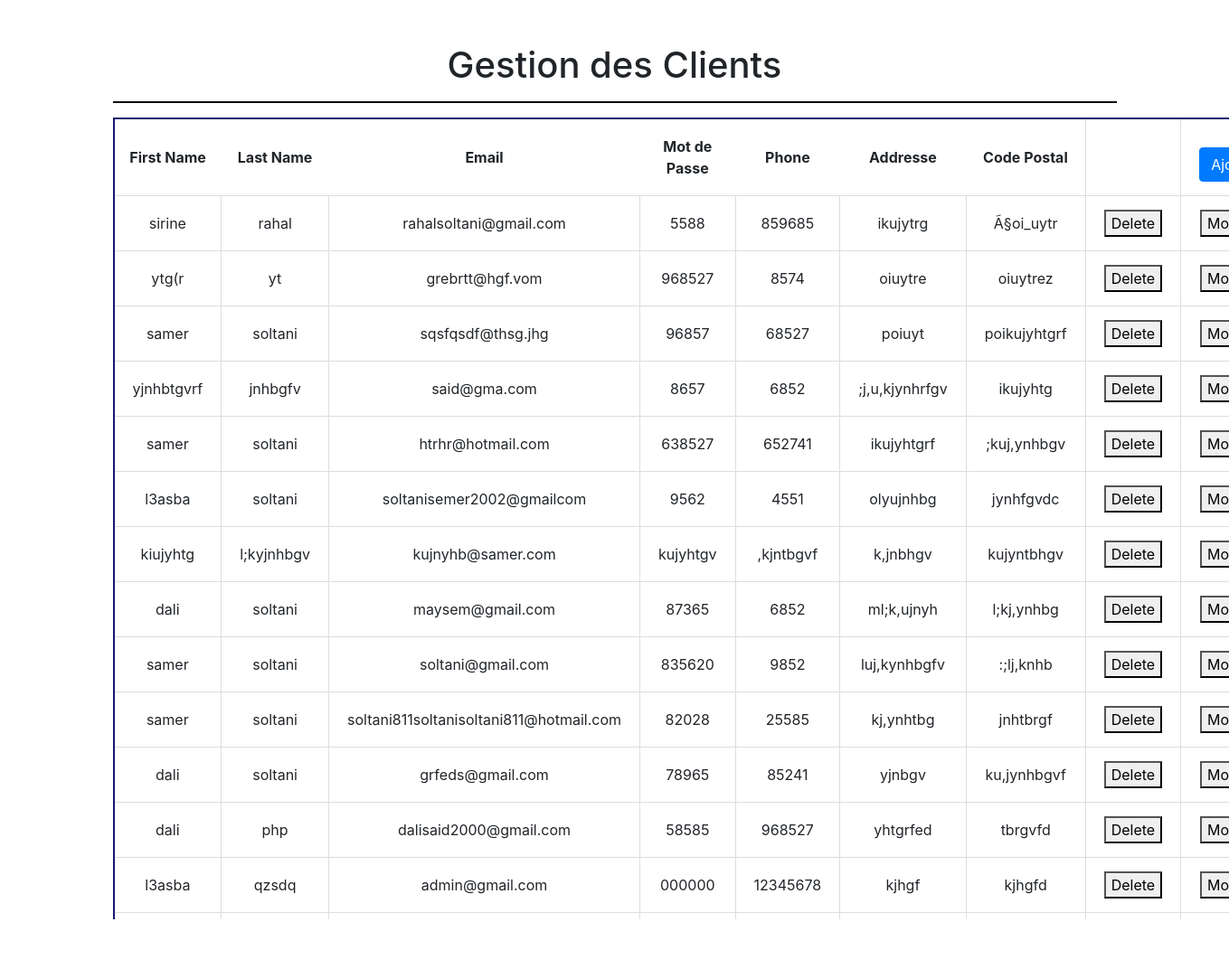
The page /client.php on the database its author committed.
### tables this page shows
CREATE TABLE IF NOT EXISTS `users` (
  `firstname` varchar(100) NOT NULL,
  `lastname` varchar(100) NOT NULL,
  `email` varchar(100) NOT NULL,
  `motdepasse` varchar(100) NOT NULL,
  `phone` varchar(100) NOT NULL,
  `addresse` varchar(100) NOT NULL,
  `codepostal` varchar(100) NOT NULL
);

### inc/utilisateur.inc.php (the view, shortened to what this page needs)
<?php
class utilisateur {
    public function getuser($pdo){
        $stmt = $pdo->prepare("SELECT * FROM users");
        $stmt->execute();
        echo '<table class="tab">';
      echo'<tr>';
      echo'<th>First Name</th>';
      echo'<th>Last Name</th>';
      echo'<th>Email</th>';
      echo'<th>Mot de Passe</th>';
      echo'<th>Phone</th>';
      echo'<th>Addresse</th>';
      echo'<th>Code Postal</th>';
      echo '<td></td>';
      echo'<td>     <div class="text-right mt-3">
     <a href="ajouter_client.php"><button class="btn btn-primary" name="btn">Ajouter</button></a>
  </div></td>';
      echo '</tr>';
        while ($row = $stmt->fetch()) {
            echo '<tr>';
            echo '<td>' . $row['firstname'] . '</td>';
            echo '<td>' . $row['lastname'] . '</td>';
            echo '<td>' . $row['email'] . '</td>';
            echo '<td>' . $row['motdepasse'] . '</td>';
            echo '<td>' . $row['phone'] . '</td>';
            echo '<td>' . $row['addresse'] . '</td>';
            echo '<td>' . $row['codepostal'] . '</td>';
            echo' <td><form><button class="" name="delete" type="submit" value="'.$row['email'].'">Delete</button></form></td>';
            echo' <td><form><button class="" name="del" type="submit" value="'.$row['email'].'">Modifier</button></form></td>';
            echo '</tr>';
        }
        echo '</table>';
    }
        }
?>

### client.php (shortened to what this page needs)
<!doctype html>
<html lang="en">
  <head>
    <link rel="stylesheet" href="https://stackpath.bootstrapcdn.com/bootstrap/4.3.1/css/bootstrap.min.css">
  </head>
  <body>
   <div class="container">
      <div class="row">
        <div class="col-md-12 mt-5">
          <h1 class="text-center">Gestion des Clients</h1>
          <hr style="height: 1px;color: black;background-color: black;">
        </div>
      </div>
<?php
require_once 'inc/utilisateur.inc.php';
$db = new db('localhost', 'yoyofood', 'root', '');
$pdo = $db->connect();
$utilisateur = new utilisateur();
$utilisateur->getuser($pdo);
?>
    </div>
</body>
</html>

### client.php (style rules this page uses)
.tab { border-collapse: collapse; border: 2px solid midnightblue; }
tr, td { padding: 15px 20px; text-align: center; }
tr, td { border: 1px solid #ddd; }

### rows shown on the page
users: firstname "sirine", lastname "rahal", email "rahalsoltani@gmail.com", motdepasse "5588", phone "859685", addresse "ikujytrg", codepostal "Ã§oi_uytr"
users: firstname "ytg(r", lastname "yt", email "grebrtt@hgf.vom", motdepasse "968527", phone "8574", addresse "oiuytre", codepostal "oiuytrez"
users: firstname "samer", lastname "soltani", email "sqsfqsdf@thsg.jhg", motdepasse "96857", phone "68527", addresse "poiuyt", codepostal "poikujyhtgrf"
users: firstname "yjnhbtgvrf", lastname "jnhbgfv", email "said@gma.com", motdepasse "8657", phone "6852", addresse ";j,u,kjynhrfgv", codepostal "ikujyhtg"
users: firstname "samer", lastname "soltani", email "htrhr@hotmail.com", motdepasse "638527", phone "652741", addresse "ikujyhtgrf", codepostal ";kuj,ynhbgv"
users: firstname "l3asba", lastname "soltani", email "soltanisemer2002@gmailcom", motdepasse "9562", phone "4551", addresse "olyujnhbg", codepostal "jynhfgvdc"
users: firstname "kiujyhtg", lastname "l;kyjnhbgv", email "kujnyhb@samer.com", motdepasse "kujyhtgv", phone ",kjntbgvf", addresse "k,jnbhgv", codepostal "kujyntbhgv"
users: firstname "dali", lastname "soltani", email "maysem@gmail.com", motdepasse "87365", phone "6852", addresse "ml;k,ujnyh", codepostal "l;kj,ynhbg"
users: firstname "samer", lastname "soltani", email "soltani@gmail.com", motdepasse "835620", phone "9852", addresse "luj,kynhbgfv", codepostal ":;lj,knhb"
users: firstname "samer", lastname "soltani", email "soltani811soltanisoltani811@hotmail.com", motdepasse "82028", phone "25585", addresse "kj,ynhtbg", codepostal "jnhtbrgf"
users: firstname "dali", lastname "soltani", email "grfeds@gmail.com", motdepasse "78965", phone "85241", addresse "yjnbgv", codepostal "ku,jynhbgvf"
users: firstname "dali", lastname "php", email "dalisaid2000@gmail.com", motdepasse "58585", phone "968527", addresse "yhtgrfed", codepostal "tbrgvfd"
users: firstname "l3asba", lastname "qzsdq", email "admin@gmail.com", motdepasse "000000", phone "12345678", addresse "kjhgf", codepostal "kjhgfd"
